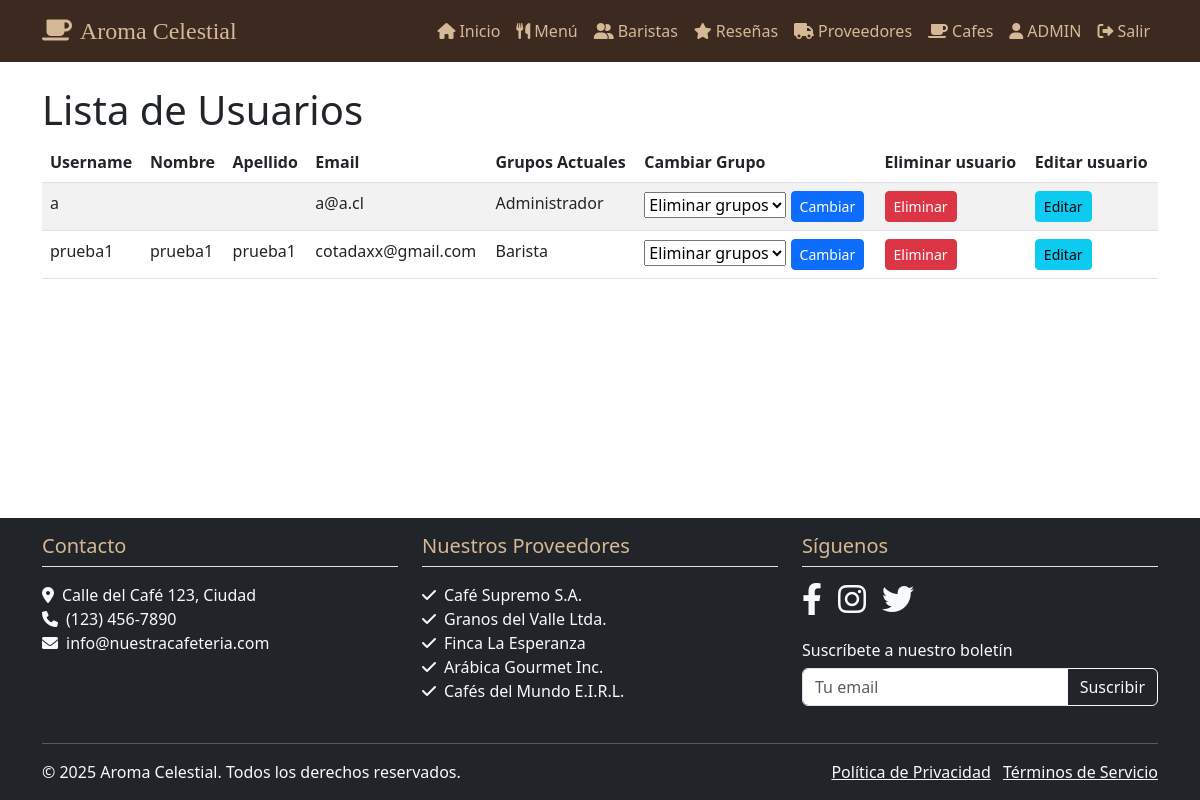
Page /admin_usuarios/ (signed in) on the committed database.
### sesion/models.py (models this page shows)
class CustomUser(AbstractUser):
    class Meta:
        permissions = [
            ("can_view_reports", "Can view reports"),
            ("can_edit_menu", "Can edit menu"),
        ]

### miapp/views.py (the view, shortened to what this page needs)
# urls.py: path('admin_usuarios/', views.AdminUsuariosView.as_view(), name='admin_usuarios'),
class AdminUsuariosView(PermissionProtectedTemplateView):
    template_name = 'admin_usuarios.html'
    group_required = 'Administrador'
    permission_required = 'cafeteria.can_edit_menu'
    model = CustomUser
    context_object_name = 'usuarios'
    paginate_by = 10
    def get_context_data(self, **kwargs):
        context = super().get_context_data(**kwargs)
        usuarios_list = CustomUser.objects.all().order_by('username')
        paginator = Paginator(usuarios_list, self.paginate_by)
        page_number = self.request.GET.get('page')
        page_obj = paginator.get_page(page_number)
        context['usuarios'] = page_obj
        context['grupos'] = Group.objects.all().order_by('name')
        context['cambiar_grupo_form'] = CambiarGrupoForm()
        context['editar_usuario_form'] = EditarUsuarioForm()
        return context

### miapp/forms.py
class CambiarGrupoForm(forms.ModelForm):
    grupo = forms.ModelChoiceField(
        queryset=Group.objects.all(),
        required=False,  # Permite enviar el formulario sin seleccionar un grupo
        empty_label="Eliminar grupos",  # Opción en blanco
        label="Seleccionar Grupo"
    )
    class Meta:
        model = CustomUser
        fields = []  # No necesitas campos del modelo, solo el grupo

class EditarUsuarioForm(forms.ModelForm):
    class Meta:
        model = CustomUser
        fields = ['first_name', 'last_name', 'email']  # Campos editables
        labels = {
            'first_name': 'Nombre',
            'last_name': 'Apellido',
            'email': 'Correo electrónico',
        }

### miapp/templatetags/user_tags.py (called while the page is built)
@register.filter(name='has_group')
def has_group(user, group_name):
    return user.groups.filter(name=group_name).exists()

### miapp/templates/admin_usuarios.html (shortened to what this page needs)
{% extends "base.html" %}
{% load static %}
{% block content %}
<h1>Lista de Usuarios</h1>
<table class="table table-striped">
  <thead>
    <tr>
      <th scope="col">Username</th>
      <th scope="col">Nombre</th>
      <th scope="col">Apellido</th>
      <th>Email</th>
      <th>Grupos Actuales</th>
      <th>Cambiar Grupo</th>
      <th>Eliminar usuario</th>
      <th>Editar usuario</th>
    </tr>
  </thead>
  <tbody>
    {% for usuario in usuarios %}
      <tr>
        <td scope="row">{{ usuario.username }}</td>
        <td>{{ usuario.first_name }}</td>
        <td>{{ usuario.last_name }}</td>
        <td>{{ usuario.email }}</td>
        <td>
          {% for grupo in usuario.groups.all %}
            {{ grupo.name }}{% if not forloop.last %}, {% endif %}
          {% endfor %}
        </td>
        <td>
          <form method="post" style="display: inline;">
            {{ cambiar_grupo_form.grupo }}
            <button type="submit" class="btn btn-sm btn-primary">Cambiar</button>
          </form>
        </td>
        <td>
          <form method="post" style="display: inline;">
            <button type="submit" class="btn btn-sm btn-danger" >Eliminar</button>
          </form>
        </td>
        <td>
           <button class="btn btn-sm btn-info" data-bs-toggle="modal"  data-bs-target="#editarUsuarioModal{{ usuario.id }}" >Editar</button>
        </td>
      </tr>
    {% endfor %}
  </tbody>
</table>
{% endblock %}

### rows in the picture
CustomUser: username "a", email "a@a.cl"
CustomUser: username "prueba1", first_name "prueba1", last_name "prueba1", email "cotadaxx@gmail.com"

### other values in the picture
{{ grupo.name }} "Administrador"
{{ grupo.name }} "Barista"
